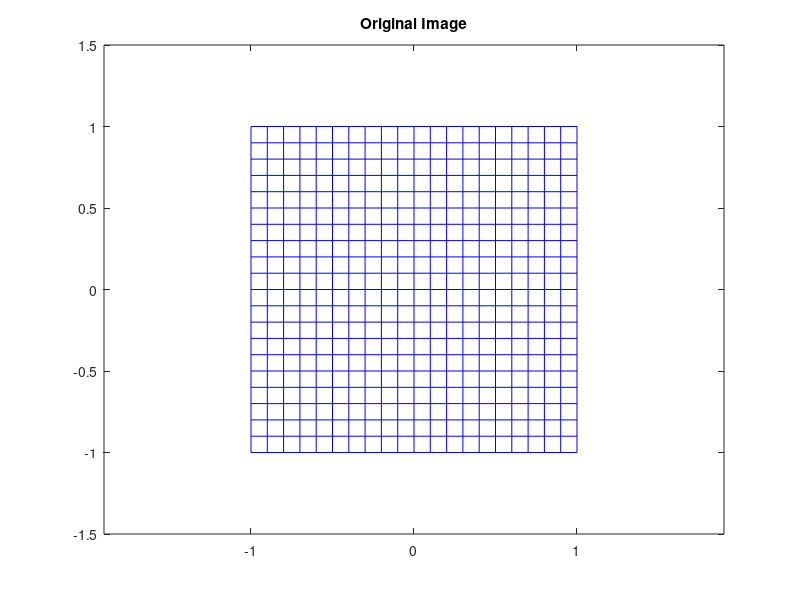
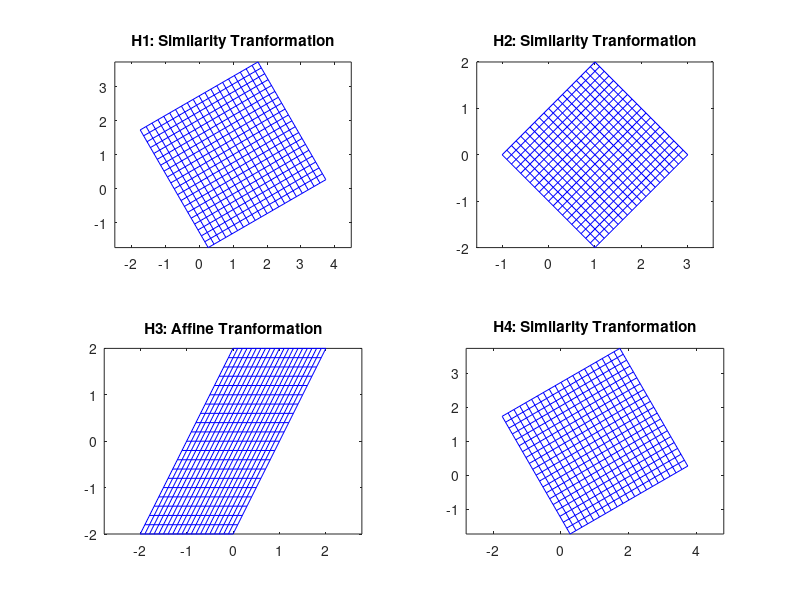

Recreate these plots in MATLAB, in order.
    clc
clear all 
close all

load('compEx3.mat');
H1 = [sqrt(3) -1 1; 1 sqrt(3) 1; 0 0 2];
H2 = [1 -1 1; 1 1 0; 0 0 1];
H3 = [1 1 0; 0 2 0; 0 0 1];
H4 = [sqrt(3) -1 1; 1 sqrt(3) 1; 4 1/2 2];

start1 = (H1*[startpoints; ones(1,size(startpoints,2))]);
end1 = (H1*[endpoints; ones(1,size(endpoints,2))]);
start2 = (H2*[startpoints; ones(1,size(startpoints,2))]);
end2 = (H2*[endpoints; ones(1,size(endpoints,2))]);
start3 = (H3*[startpoints; ones(1,size(startpoints,2))]);
end3 = (H3*[endpoints; ones(1,size(endpoints,2))]);
start4 = (H4*[startpoints; ones(1,size(startpoints,2))]);
end4 = (H4*[endpoints; ones(1,size(endpoints,2))]);
figure(1)
plot([startpoints(1 ,:); endpoints(1 ,:)],[startpoints(2 ,:);...
    endpoints(2 ,:)] , 'b-');
ylim([-1.5 1.5])
axis equal
title('Original Image')
figure(2)
subplot(2,2,1);
plot([start1(1 ,:); end1(1 ,:)],[start1(2 ,:);...
    end1(2 ,:)] , 'b-');
axis equal
title ('H1: Similarity Tranformation')
subplot(2,2,2);
plot([start2(1 ,:); end2(1 ,:)],[start2(2 ,:);...
    end2(2 ,:)] , 'b-');
title ('H2: Similarity Tranformation')
axis equal
subplot(2,2,3);
plot([start3(1 ,:); end3(1 ,:)],[start3(2 ,:);...
    end3(2 ,:)] , 'b-');
title ('H3: Affine Tranformation')
axis equal
subplot(2,2,4);
plot([start4(1 ,:); end4(1 ,:)],[start4(2 ,:);...
    end4(2 ,:)] , 'b-');
axis equal
title ('H4: Similarity Tranformation')
